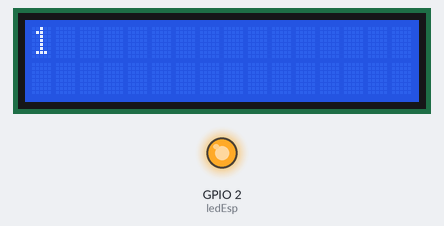
Recording of a program running on a simulated ESP32. Shown: 16×2 character LCD, output pins drawn as LEDs (lit = HIGH).

Above: at 0.1 s.
At 8.1 s:
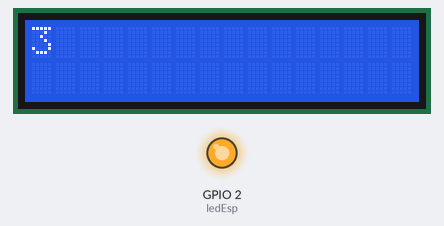
At 16.1 s:
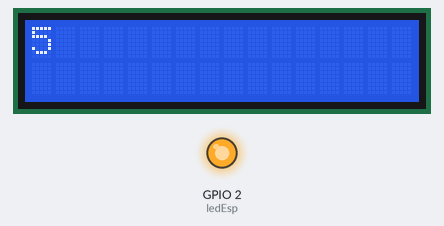
At 32.1 s:
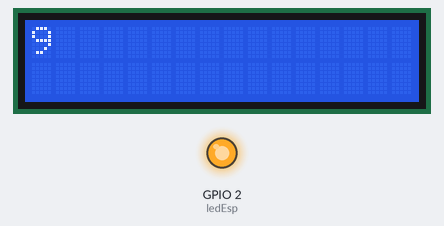
Timing chart, 0 to 40.0 s (numbered marks = the images above):
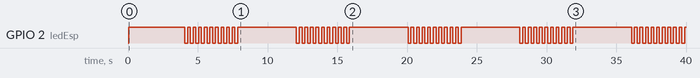

Measured:
- by itself, GPIO 2 (ledEsp): repeats every 8.0 s: 9 × (LOW 0.20 s, HIGH 0.20 s), LOW 0.20 s, HIGH 4.2 s
- what the display in image 0 shows lasts 4.0 s, from 0.1 s to 4.1 s

The program:

main.cpp
```cpp
#include <Arduino.h>
#include <LiquidCrystal_I2C.h>
LiquidCrystal_I2C lcd(0x27, 16, 2); // LCD Object
int lcd_count;
#define ledEsp 2 // Define led pin 2 esp32.
int state_ledEsp = 0;

TaskHandle_t Tarea0;
TaskHandle_t Tarea1;

void loop0_Tarea0(void *parameter)
{
  const TickType_t xDelay1 = 4000 / portTICK_PERIOD_MS; // delay en ms.
  while (1)
  {
    lcd_count = lcd_count + 1;
    lcd.print(lcd_count);
    vTaskDelay(xDelay1);
    lcd.clear();
  }
}
void loop1_Tarea1(void *parameter)
{
  const TickType_t xDelay1 = 200 / portTICK_PERIOD_MS; // delay en ms.
  while (1)
  {
    state_ledEsp = !state_ledEsp;
    digitalWrite(ledEsp, state_ledEsp);
    vTaskDelay(xDelay1);
  }
}

void setup()
{
  xTaskCreatePinnedToCore(loop0_Tarea0, "Tarea_0", 4096, NULL, 1, &Tarea0, 1); // Core 1
  xTaskCreatePinnedToCore(loop1_Tarea1, "Tarea_1", 4096, NULL, 1, &Tarea1, 1); // Core 1
  pinMode(2, OUTPUT);
  // Inicializa función LCD:  --------------------------------------------
  lcd.init();
  lcd.backlight();
}
void loop()
{
  if (lcd_count % 2 == 1) // Si es PAR suspende la tarea.
  {
    vTaskSuspend(Tarea1); // Suspende tarea.
  }
  else
  {
    vTaskResume(Tarea1); // Inicia tarea suspendida.
  }
}
```
